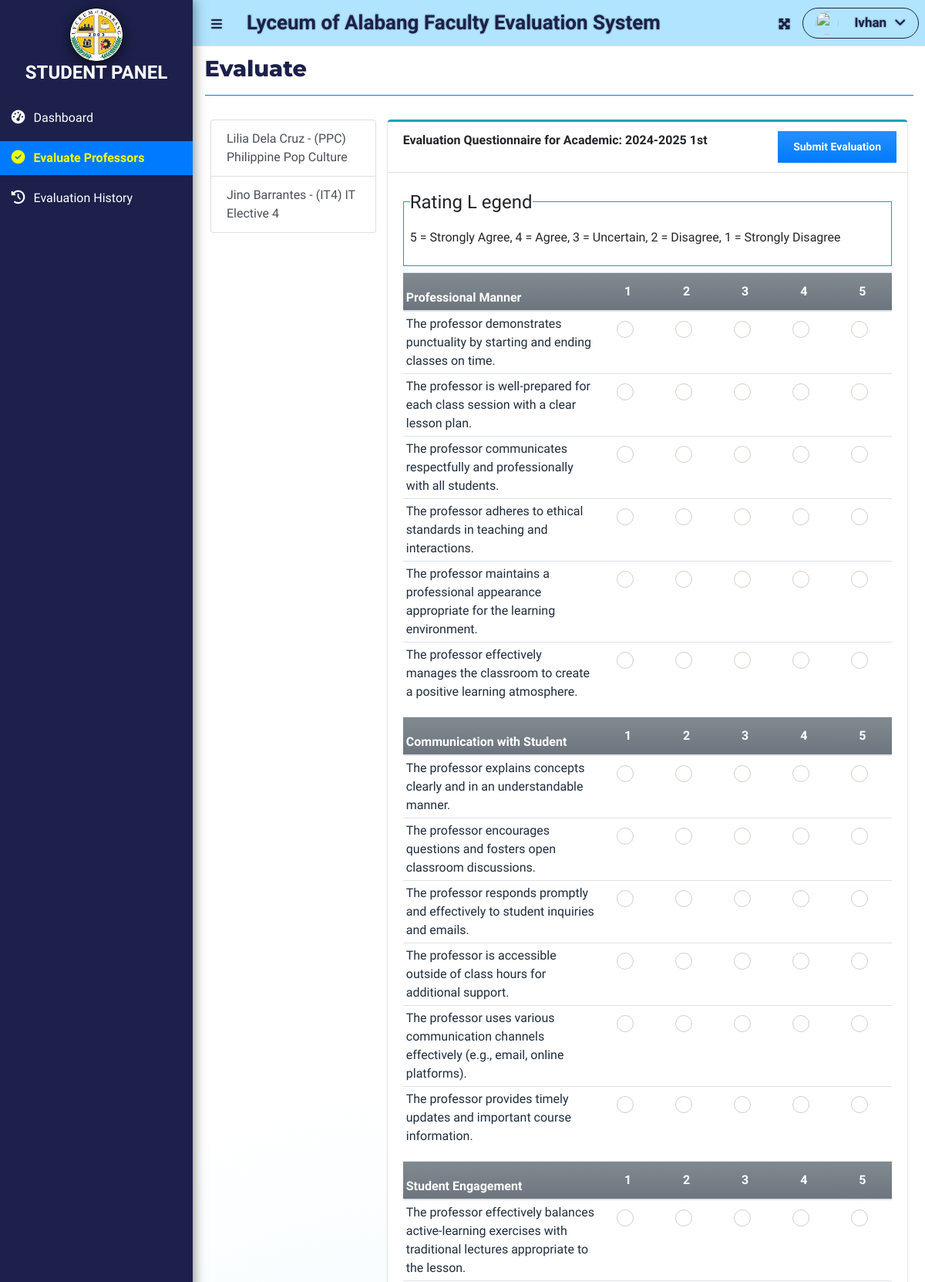
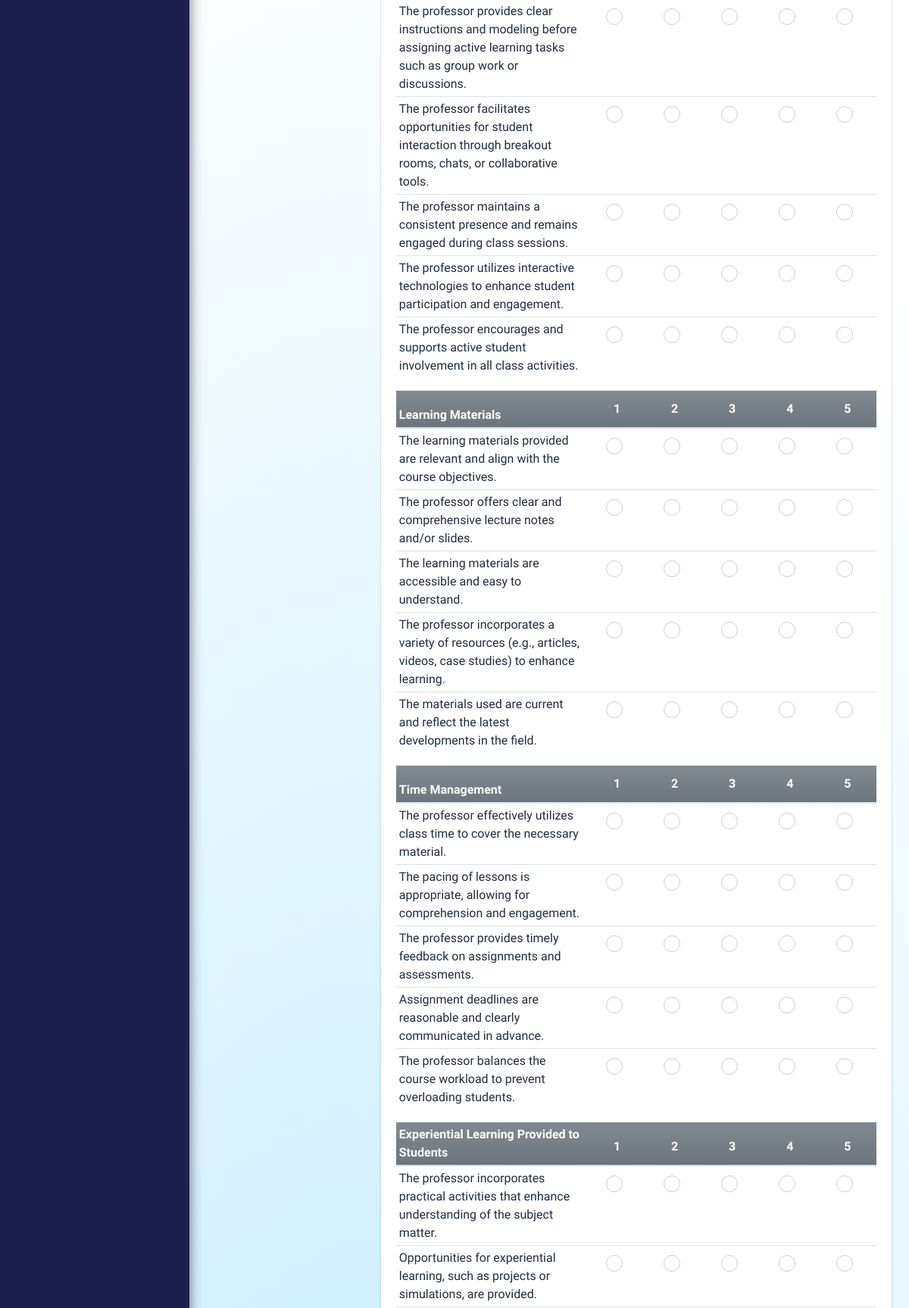
/index.php?page=evaluate (signed in, upper part), run on the app's committed database (2 pictures, top to bottom).
### tables this page shows
CREATE TABLE `restriction_list` (
  `id` int(30) NOT NULL,
  `academic_id` int(30) NOT NULL,
  `faculty_id` int(30) NOT NULL,
  `class_id` int(30) NOT NULL,
  `subject_id` int(30) NOT NULL
);

CREATE TABLE `subject_list` (
  `id` int(30) NOT NULL,
  `code` varchar(50) NOT NULL,
  `subject` text NOT NULL,
  `description` text NOT NULL
);

CREATE TABLE `criteria_list` (
  `id` int(30) NOT NULL,
  `criteria` text NOT NULL,
  `order_by` int(30) NOT NULL
);

CREATE TABLE `question_list` (
  `id` int(30) NOT NULL,
  `academic_id` int(30) NOT NULL,
  `question` text NOT NULL,
  `order_by` int(30) NOT NULL,
  `criteria_id` int(30) NOT NULL
);

### student/evaluate.php (the view, shortened to what this page needs)
<?php
function ordinal_suffix($num){
    $num = $num % 100;
    if($num < 11 || $num > 13){
         switch($num % 10){
            case 1: return $num.'st';
        }
    }
    return $num.'th';
}
$restriction = $conn->query("SELECT r.id,s.id as sid,f.id as fid,concat(f.firstname,' ',f.lastname) as faculty,s.code,s.subject FROM restriction_list r inner join faculty_list f on f.id = r.faculty_id inner join subject_list s on s.id = r.subject_id where academic_id ={$_SESSION['academic']['id']} and class_id = {$_SESSION['login_class_id']} and r.id not in (SELECT restriction_id from evaluation_list where academic_id ={$_SESSION['academic']['id']} and student_id = {$_SESSION['login_id']} ) ");
?>
<?php
$teacherName = isset($_GET['teacher_name']) ? $_GET['teacher_name'] : '';
$subjectName = isset($_GET['subject']) ? $_GET['subject'] : '';
?>
<div class="col-lg-12">
	<div class="row">
		<div class="col-md-3">
        <div class="list-group">
	<?php
	while($row=$restriction->fetch_array()):
		$isActive = (ucwords($row['faculty']) == $teacherName && $row['subject'] == $subjectName) ? 'active' : '';
	?>
	<a class="list-group-item list-group-item-action <?php echo $isActive; ?>" href="index.php?page=evaluate&rid=<?php echo $row['id']; ?>&sid=<?php echo $row['sid']; ?>&fid=<?php echo $row['fid']; ?>&teacher_name=<?php echo urlencode(ucwords($row['faculty'])); ?>&subject=<?php echo urlencode($row['subject']); ?>">
		<?php echo ucwords($row['faculty']) . ' - (' . $row["code"] . ') ' . $row['subject']; ?>
	</a>
	<?php endwhile; ?>
</div>
		</div>
		<div class="col-md-9">
			<div class="card card-outline card-info">
				<div class="card-header">
					<b>Evaluation Questionnaire for Academic: <?php echo $_SESSION['academic']['year'].' '.(ordinal_suffix($_SESSION['academic']['semester'])) ?> </b>
					<div class="card-tools">
						<button class="btn btn-sm btn-flat btn-primary bg-gradient-primary mx-1" form="manage-evaluation">Submit Evaluation</button>
					</div>
				</div>
				<div class="card-body">
					<fieldset class="border border-info p-2 w-100">
					   <legend  class="w-auto">Rating L	egend</legend>
					   <p>5 = Strongly Agree, 4 = Agree, 3 = Uncertain, 2 = Disagree, 1 = Strongly Disagree</p>
					</fieldset>
					<form id="manage-evaluation"  method="POST" action="">
					<?php
						$criteria = $conn->query("SELECT * FROM criteria_list where id in (SELECT criteria_id FROM question_list where academic_id = {$_SESSION['academic']['id']} ) order by abs(order_by) asc ");
						while($crow = $criteria->fetch_assoc()):
					?>
					<table class="table table-condensed">
						<thead>
							<tr class="bg-gradient-secondary">
								<th class=" p-1"><b><?php echo $crow['criteria'] ?></b></th>
								<th class="text-center">1</th>
								<th class="text-center">2</th>
								<th class="text-center">3</th>
								<th class="text-center">4</th>
								<th class="text-center">5</th>
							</tr>
						</thead>
						<tbody class="tr-sortable">
							<?php
							$questions = $conn->query("SELECT * FROM question_list where criteria_id = {$crow['id']} and academic_id = {$_SESSION['academic']['id']} order by abs(order_by) asc ");
							while($row=$questions->fetch_assoc()):
							?>
							<tr class="bg-white">
								<td class="p-1" width="40%">
									<?php echo $row['question'] ?>
								</td>
                                <?php for($c=1;$c<=5;$c++): ?>
    <td class="text-center">
        <div class="icheck-success d-inline">
            <label for="qradio<?php echo $row['id'].'_'.$c ?>"></label>
        </div>
    </td>
<?php endfor; ?>
							</tr>
							<?php endwhile; ?>
						</tbody>
					</table>
					<?php endwhile; ?>
					</form>
			</div>
		</div>
	</div>
</div>

### index.php (style rules this page uses)
.btn-primary { background-color: green !important; border: none; color: white; font-weight: 600; padding: 10px 20px; border-radius: 5px; transition: background-color 0.3s; }

### student/sidebar.php (style rules this page uses)
.text-center { color: white; }

### data on the page
restriction_list: faculty "Lilia Dela Cruz", subject_list.code "PPC", subject_list.subject "Philippine Pop Culture"
restriction_list: faculty "Jino Barrantes", subject_list.code "IT4", subject_list.subject "IT Elective 4"
criteria_list: criteria "Professional Manner"
question_list: question "The professor demonstrates punctuality by starting and ending classes on time."
question_list: question "The professor is well-prepared for each class session with a clear lesson plan."
question_list: question "The professor communicates respectfully and professionally with all students."
question_list: question "The professor adheres to ethical standards in teaching and interactions."
question_list: question "The professor maintains a professional appearance appropriate for the learning environment."
question_list: question "The professor effectively manages the classroom to create a positive learning atmosphere."
criteria_list: criteria "Communication with Student"
question_list: question "The professor explains concepts clearly and in an understandable manner."
question_list: question "The professor encourages questions and fosters open classroom discussions."
question_list: question "The professor responds promptly and effectively to student inquiries and emails."
question_list: question "The professor is accessible outside of class hours for additional support."
question_list: question "The professor uses various communication channels effectively (e.g., email, online platforms)."
question_list: question "The professor provides timely updates and important course information."
criteria_list: criteria "Student Engagement"
question_list: question "The professor effectively balances active-learning exercises with traditional lectures appropriate to the lesson."
question_list: question "The professor provides clear instructions and modeling before assigning active learning tasks such as group work or discussions."
question_list: question "The professor facilitates opportunities for student interaction through breakout rooms, chats, or collaborative tools."
question_list: question "The professor maintains a consistent presence and remains engaged during class sessions."
question_list: question "The professor utilizes interactive technologies to enhance student participation and engagement."
question_list: question "The professor encourages and supports active student involvement in all class activities."
criteria_list: criteria "Learning Materials"
question_list: question "The learning materials provided are relevant and align with the course objectives."
question_list: question "The professor offers clear and comprehensive lecture notes and/or slides."
question_list: question "The learning materials are accessible and easy to understand."
question_list: question "The professor incorporates a variety of resources (e.g., articles, videos, case studies) to enhance learning."
question_list: question "The materials used are current and reflect the latest developments in the field."
criteria_list: criteria "Time Management"
question_list: question "The professor effectively utilizes class time to cover the necessary material."
question_list: question "The pacing of lessons is appropriate, allowing for comprehension and engagement."
question_list: question "The professor provides timely feedback on assignments and assessments."
question_list: question "Assignment deadlines are reasonable and clearly communicated in advance."
question_list: question "The professor balances the course workload to prevent overloading students."
criteria_list: criteria "Experiential Learning Provided to Students"
question_list: question "The professor incorporates practical activities that enhance understanding of the subject matter."
question_list: question "Opportunities for experiential learning, such as projects or simulations, are provided."

### other printed values
$_SESSION['system']['name'] "Lyceum of Alabang Faculty Evaluation System"
$_SESSION['login_firstname'] "Ivhan"
$title "Evaluate"
$_SESSION['academic']['year'] "2024-2025"
ordinal_suffix($_SESSION['academic']['semester']) "1st"
